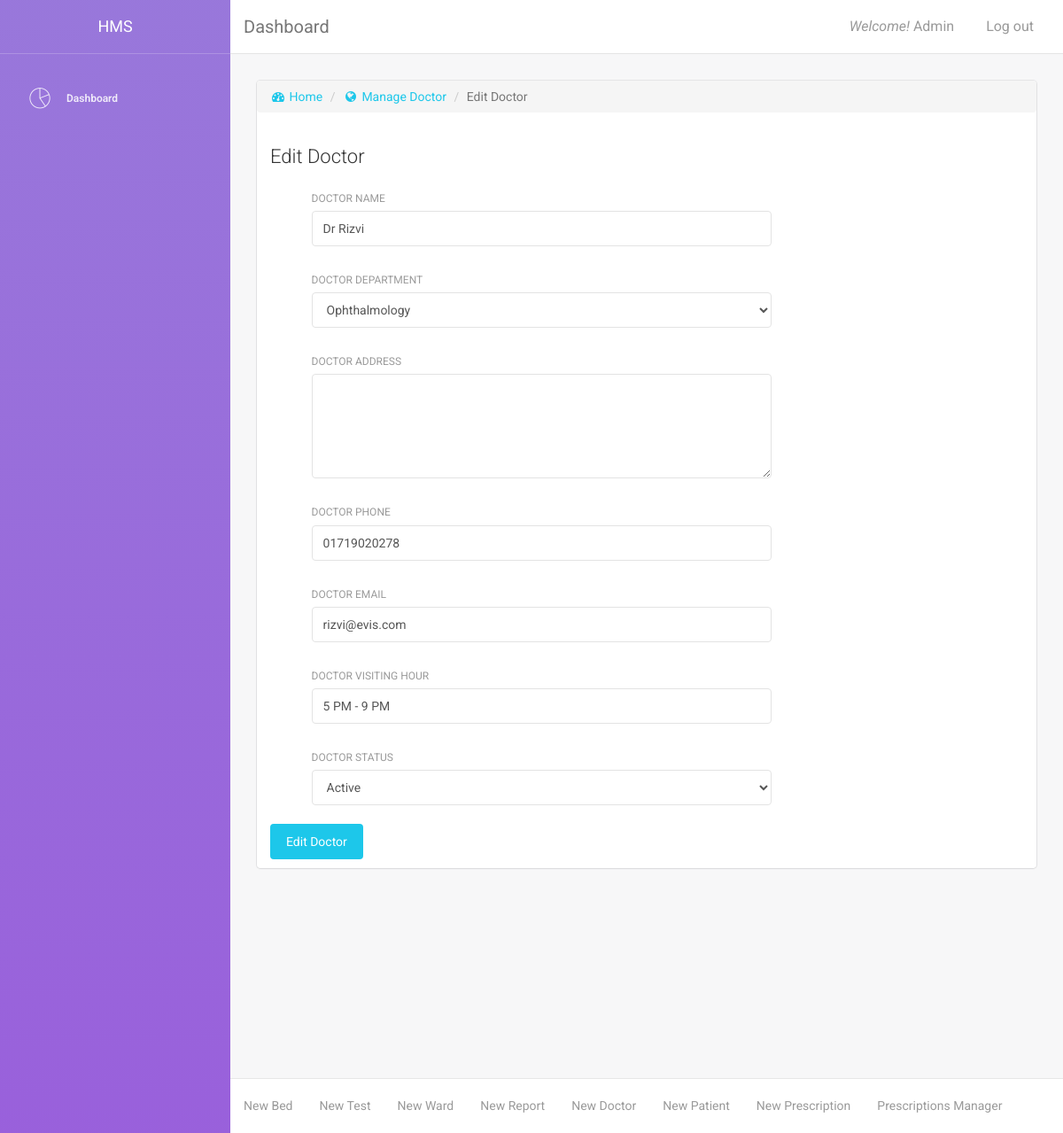
Screenshot of /edit_doctor.php?id=1 (signed in) with the database file from the repository.
### tables this page shows
CREATE TABLE `tbl_doctor` (
  `doctor_id` int(6) NOT NULL,
  `doctor_name` varchar(100) NOT NULL,
  `department_id` int(2) NOT NULL,
  `doctor_address` text NOT NULL,
  `doctor_phone` varchar(11) NOT NULL,
  `doctor_email` varchar(50) NOT NULL,
  `doctor_visiting_hour` varchar(50) NOT NULL,
  `doctor_status` tinyint(1) NOT NULL
);

### content/edit_doctor.php (the view, shortened to what this page needs)
<div class="content">
    <div class="container-fluid">
        <div class="row">
            <div class="col-md-12">
                <div class="card">
                    <ol class="breadcrumb">
                        <li><a href="index.php"><i class="fa fa-dashboard"></i> Home</a></li>
                        <li><a href="manage_doctor.php"><i class="fa fa-globe"></i> Manage Doctor</a></li>
                        <li class="active">Edit Doctor</li>
                    </ol>
                    <div class="header">
                        <h4 class="title">Edit Doctor</h4>
                    </div>
                    <div class="content">
                        <form action="" method="POST" name="edit_doctor">
                            <div class="row">
                                <div class="col-md-8">
                                    <div class="form-group">
                                        <label>Doctor Name</label>
                                        <input type="text" name="doctor_name" value="<?php echo $row['doctor_name']?>" class="form-control">
                                    </div>
                                </div>
                                <div class="col-md-8">
                                    <div class="form-group">
                                        <label>Doctor Department</label>
                                        <select name="department_id" class="form-control">
                                            <?php
                                            while ($department = mysqli_fetch_assoc($all_department)) {
                                                ?>
                                                <option value="<?php echo $department['department_id'] ?>"><?php echo $department['department_name'] ?></option>
                                            <?php } ?>
                                        </select>
                                    </div>
                                </div>
                                <div class="col-md-8">
                                    <div class="form-group">
                                        <label>Doctor Address</label>
                                        <textarea rows="5" name="doctor_address" value="<?php echo $row['doctor_address']?>" class="form-control"></textarea>
                                    </div>
                                </div>
                                <div class="col-md-8">
                                    <div class="form-group">
                                        <label>Doctor Phone</label>
                                        <input type="text" name="doctor_phone" value="<?php echo $row['doctor_phone']?>" class="form-control">
                                    </div>
                                </div>
                                <div class="col-md-8">
                                    <div class="form-group">
                                        <label>Doctor Email</label>
                                        <input type="text" name="doctor_email" value="<?php echo $row['doctor_email']?>" class="form-control">
                                    </div>
                                </div>
                                <div class="col-md-8">
                                    <div class="form-group">
                                        <label>Doctor Visiting Hour</label>
                                        <input type="text" name="doctor_visiting_hour" value="<?php echo $row['doctor_visiting_hour']?>" class="form-control">
                                    </div>
                                </div>
                                <div class="col-md-8">
                                    <div class="form-group">
                                        <label>Doctor Status</label>
                                        <select name="doctor_status" class="form-control">
                                            <option value="1">Active</option>
                                        </select>
                                    </div>
                                </div>
                            </div>
                            <button type="submit" class="btn btn-info btn-fill">Edit Doctor</button>
                        </form>
                    </div>
                </div>
            </div>
        </div>
    </div>
</div>

### rows the page displays
tbl_doctor: doctor_name "Dr Rizvi", doctor_phone "01719020278", doctor_email "rizvi@evis.com", doctor_visiting_hour "5 PM - 9 PM"

### other values shown
$_SESSION["admin_name"] "Admin"
form field department_id "Ophthalmology"
